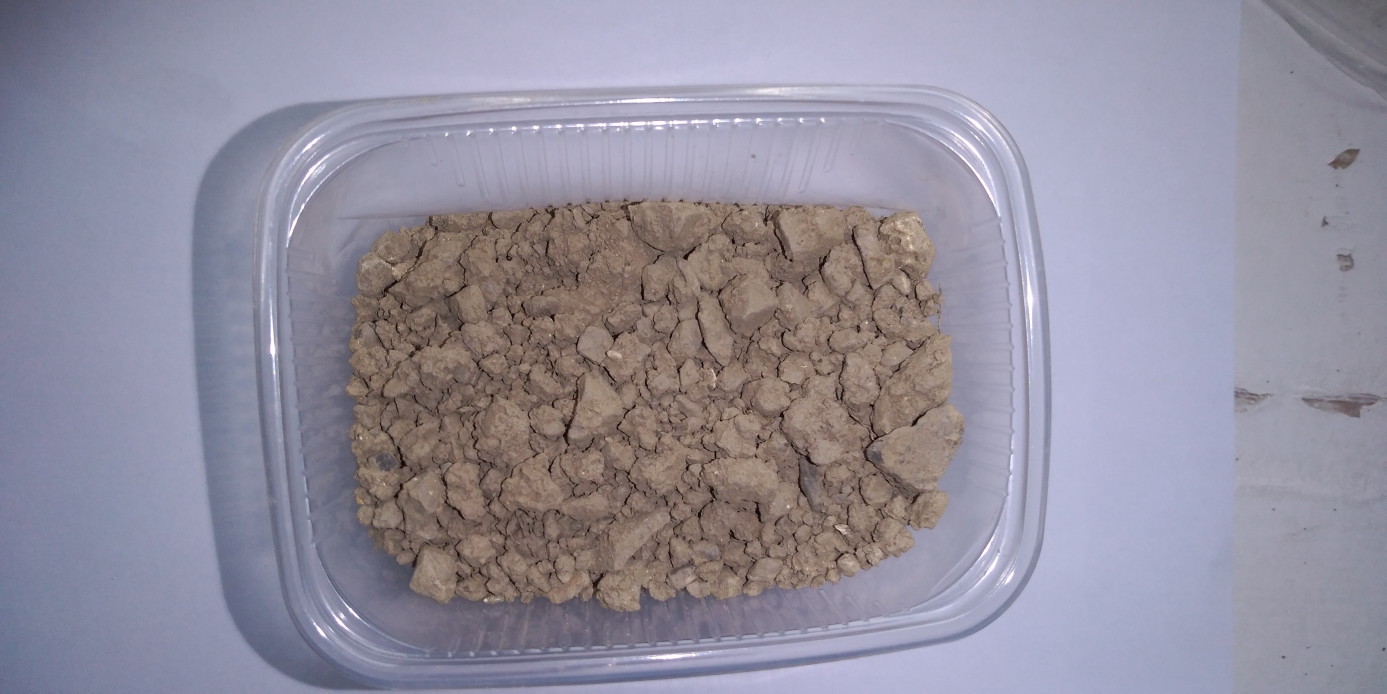
#> input picture photos/1-3.jpg, 4160 x 2080 px, found by its file name (shown at 1/3 size); its folder holds 4 pictures in this run
$ python prog.py
#> lines starting #> are read from the running program, lines starting #| are printed output that depends on the picture; after the words box and inside, x2 and y2 are one past the last pixel; in counts of white or black regions, pixels touching at a corner belong together; long printed decimals are rounded
import cv2
import numpy as np
from matplotlib import pyplot as plt
import os
from math import *
from sklearn.preprocessing import StandardScaler
from sklearn.linear_model import Ridge

from sklearn.metrics import mean_absolute_error
from sklearn.metrics import max_error

w=0.7 #параметр контрольных допусков. Меньше - больше лакун и наоборот
testnums=[5,8,9,10,12]
dataset=3
wb=False

if wb:
    for i in range(1,15):
        for t in range(2,5):
            newsize=900
            imgname="photos/"+str(i)+"-"+str(t)+".jpg"
            print(imgname)
            im = cv2.imread(imgname)
            xsize, ysize, zsize = im.shape
            centerx = xsize//2+50
            centery = ysize//2-100
            R=im[:,:,2].astype(np.int32)
            G=im[:,:,1].astype(np.int32)
            B=im[:,:,0].astype(np.int32)
            ones=np.full(
                  shape=R.shape,
                  fill_value=255,
                  dtype=np.int32
                )
            D=np.sqrt((ones-R)**2+(ones-G)**2+(ones-B)**2)
            print(R[0,0], G[0,0], B[0,0], D[0,0])
            Rbest=np.mean(R[D<200])
            Gbest=np.mean(G[D<200])
            Bbest=np.mean(B[D<200])
            print(Rbest, Gbest, Bbest)
            k1=255/Rbest
            k2=255/Gbest
            k3=255/Bbest
            print(k1,k2,k3)
            R=np.minimum((R*k1).astype(int),ones)
            G=np.minimum((G*k2).astype(int),ones)
            B=np.minimum((B*k3).astype(int),ones)
            output=np.stack([B,G,R], axis=2)
            output = output[centerx-newsize//2:centerx+newsize//2+newsize%2, centery-newsize//2:centery+newsize//2+newsize%2,:]
            cv2.imwrite('images/'+str(i)+"-"+str(t)+'.jpg', output)


X=[]
Y=[]

with open("info.txt") as file:
#> (reads info.txt from the repository)
    for line in file:
        s=line.rstrip()
        num, gumus = s.split()
        num=int(num)
        gumus=float(gumus)
        X.append(num)
        Y.append(gumus)

plotx=[]
ploty=[]
testx=[]
testy=[]
for t in [dataset]:
    qw=0
    for n in X:
        #print(n, "-", t, " +")
        im = cv2.imread("images/"+str(n)+"-"+str(t)+".jpg")
#> im is the input picture: shape (2080, 4160, 3); mean B, G, R 157.6, 142.5, 146.5
        size = im.shape[0]
#> size = 2080
        numpix = size*size
#> numpix = 4326400
        im = im.astype(np.float32)
        im = cv2.cvtColor(im, cv2.COLOR_BGR2HSV)
#> im: shape (2080, 4160, 3) float32; mean H, S, V 194.4, 0.2, 162.6
        H=im[:,:,0]
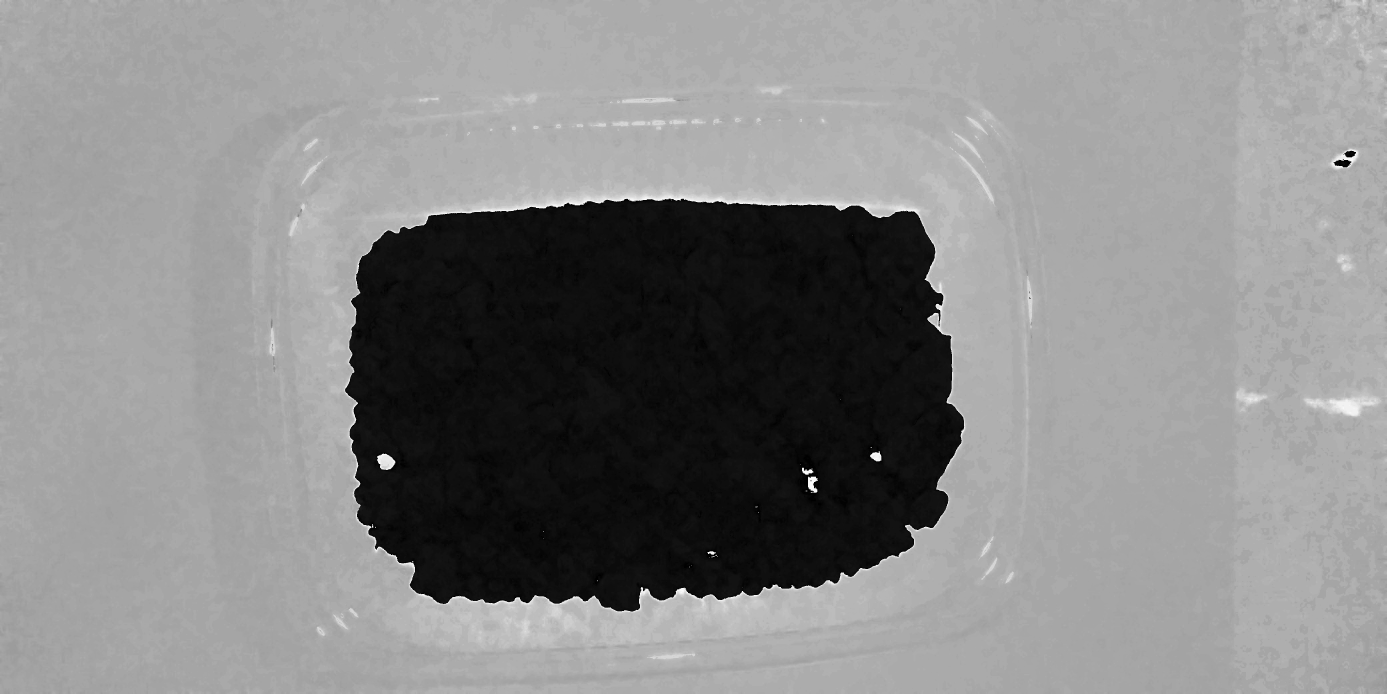
#> H: shape (2080, 4160) float32 (shown at 1/3 size); min 0, max 357, mean 190; drawn with min black and max white
        S=im[:,:,1]
        V=im[:,:,2]
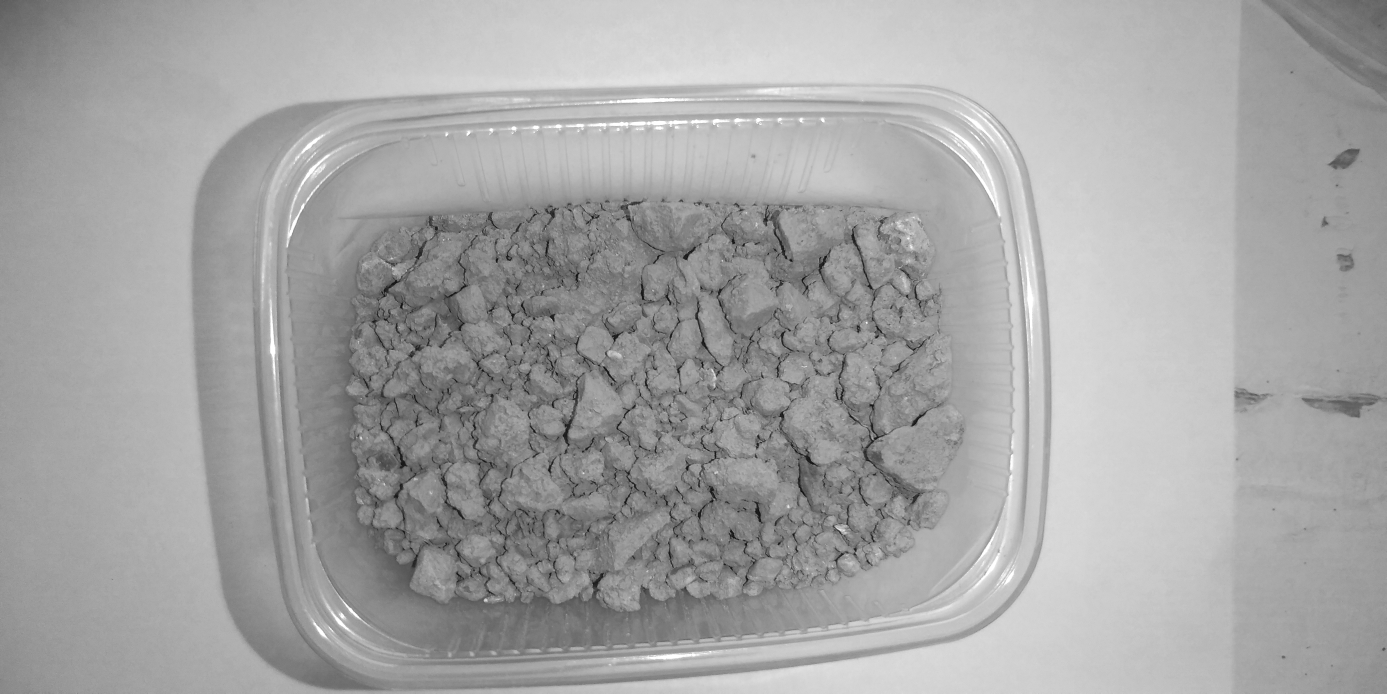
#> V: shape (2080, 4160) float32 (shown at 1/3 size); min 8, max 255, mean 164.5
        #Поиск мод
        H_hist=np.histogram(H, bins=360, range=(0,360))[0]
#> H_hist = 360 values, max 811717 at index 240, min 0 at index 1, mean 24035.6
        S_hist=np.histogram(S, bins=100, range=(0,1))[0]
#> S_hist = 100 values, max 883637 at index 12, min 0 at index 98, mean 86528
        V_hist=np.histogram(V, bins=100, range=(0,1))[0]
#> V_hist = 100 values from 0 to 0
        meanV=np.mean(V)
#> meanV = 164.5
        absV=np.abs(V-meanV)
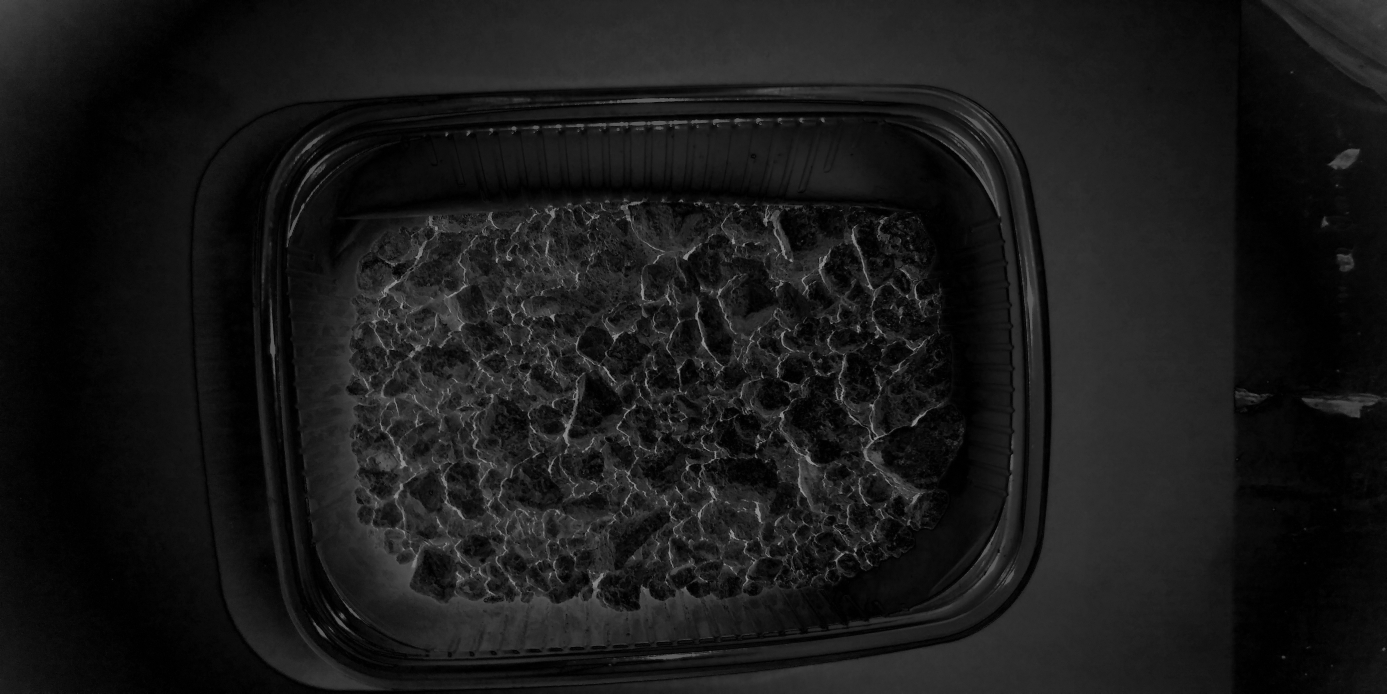
#> absV: shape (2080, 4160) float32 (shown at 1/3 size); min 0.459, max 156.5, mean 25.4
        mdV=np.mean(absV) #Средний модуль отклонения яркости
#> mdV = 25.39
        #mdV=meanV #Убрать
        modeH=np.argmax(H_hist)
#> modeH = 240
        modeS=np.argmax(S_hist)/100
#> modeS = 0.12
        modeV=np.argmax(V_hist)/100
#> modeV = 0
        medianV=np.median(V)
#> medianV = 165
        mask=np.where(V<medianV+mdV*w, 1, 0)*np.where(V>medianV-mdV*w, 1, 0)*np.where(H>modeH-15, 1, 0)*np.where(H<modeH+15, 1, 0)
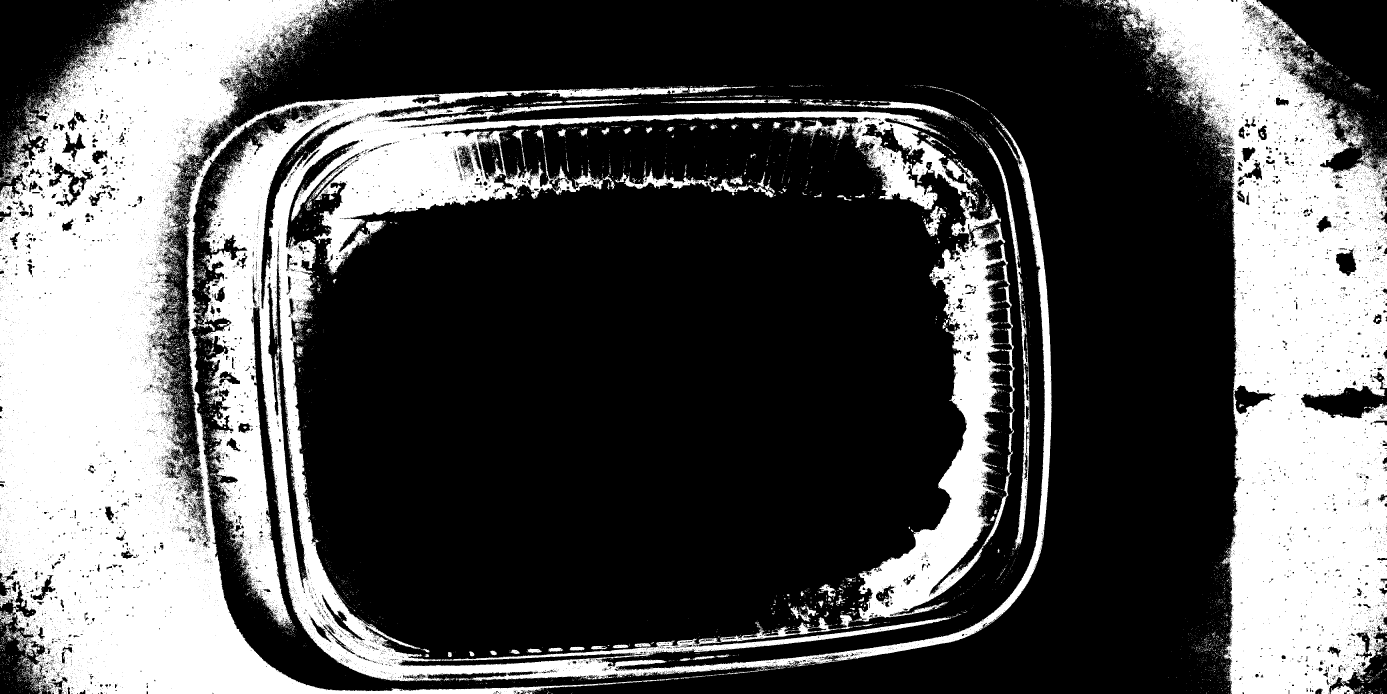
#> mask: shape (2080, 4160) int64 (shown at 1/3 size); values 0 (black) and 1 (white), 33.9% white; 13618 white regions (13129 under 20 px), largest, box (x1, y1, x2, y2) and area: (0, 0, 3155, 2080) 1810652, (3339, 0, 4160, 2080) 845559, (2517, 592, 3042, 1888) 160753

        H=H[mask==1]
        S=S[mask==1]
        V=V[mask==1]
        meanH=np.mean(H)
#> meanH = 237.7
        medianH=np.median(H)
#> medianH = 235.6
        medianS=np.median(S)
#> medianS = 0.141
        H_hist=np.histogram(H, bins=360, range=(0,360))[0]
#> H_hist = 360 values, max 426732 at index 228, min 0 at index 0, mean 8137.7
        S_hist=np.histogram(S, bins=100, range=(0,1))[0]
#> S_hist = 100 values, max 384204 at index 8, min 0 at index 0, mean 29295.9
        V_hist=np.histogram(V, bins=100, range=(0,1))[0]
        modeH=np.argmax(H_hist)
#> modeH = 228
        modeS=np.argmax(S_hist)/100
#> modeS = 0.08
        modeV=np.argmax(V_hist)/100
        H_hist0=H_hist[H_hist>0]
#> H_hist0 = 27 values, max 426732 at index 3, min 231 at index 24, mean 108503.2
        varHp=np.var(H_hist0)
#> varHp = 1.49e+10

        f=np.fft.fft(H_hist) #Спектральная фильтрация
        f=np.fft.fftshift(f)
        s1=179
        s2=180
        for i in range(360):
            if min(abs(i-s1), abs(i-s2))>30:
                f[i]=0
        inv=np.fft.ifftshift(f)
        inv=np.abs(np.real(np.fft.ifft(f)))
#> inv = 360 values, max 186250.9 at index 231, min 0.816 at index 103, mean 8903
        inv[:max(modeH-15, 0)]=0
        inv[min(360,modeH+16):]=0
        H_hist0=inv[inv>0]
#> H_hist0 = 31 values, max 186250.9 at index 18, min 395.8 at index 5, mean 72021.8
        varH02=np.var(H_hist0)
#> varH02 = 3.98e+09
        modef=np.argmax(inv)
#> modef = 231

        res=[modeH, varHp, modef, varH02, modeS]
#> res = [228, 1.49e+10, 231, 3.98e+09, 0.08]
        print(res)
#| [228, 14852382628.765, 231, 3976514644.958, 0.08]
#> (the run stopped early here; a loop or call above may not have finished)
